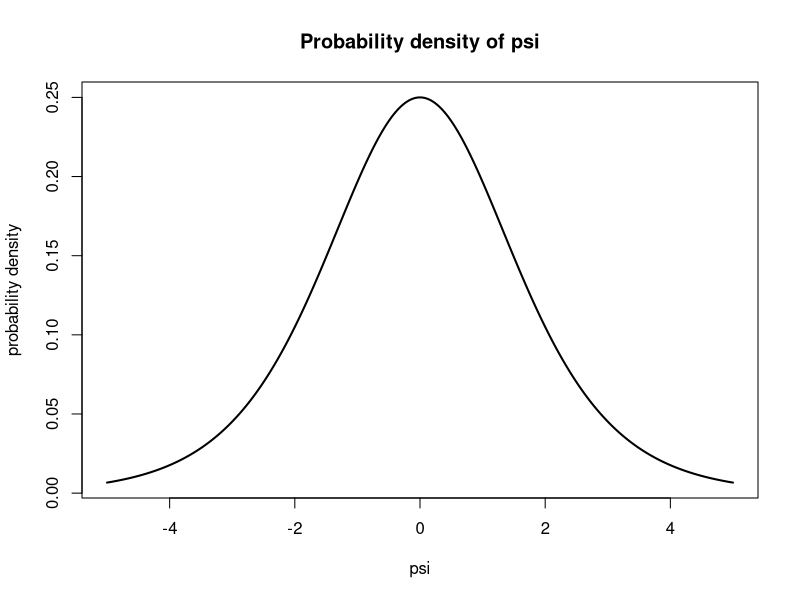
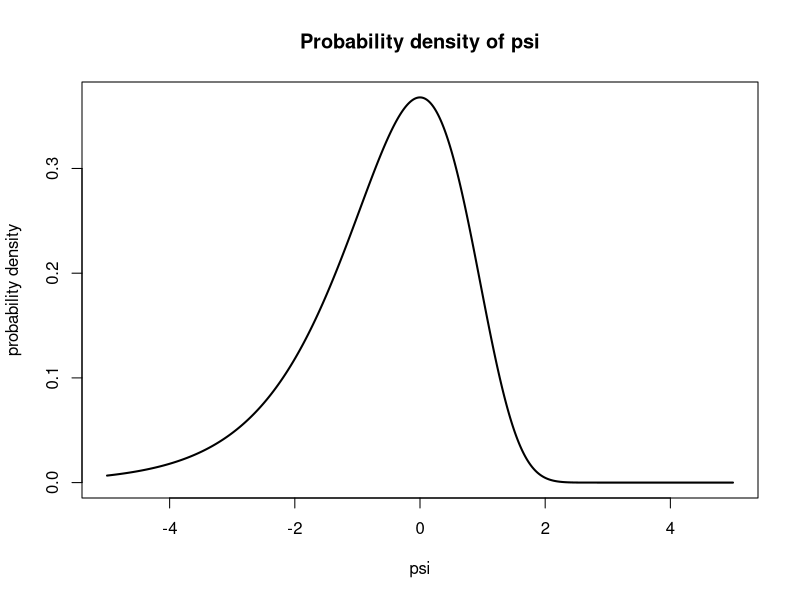
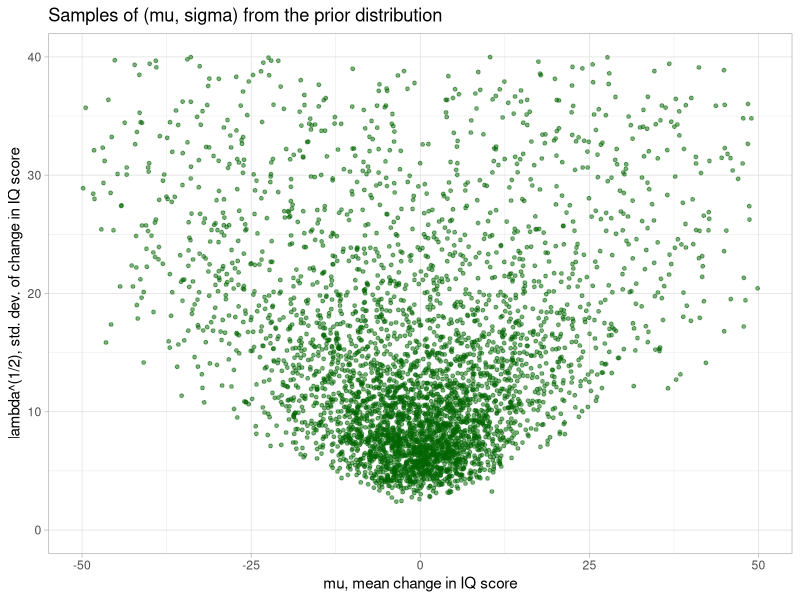

Here is the R script that generated these plots, in order:
## ---- chunk 1
# plot for the case a=b=1
a=1
b=1
psi <- seq(-5,5,length=10000)
p_psi <- (1/beta(a,b)) * exp(a*psi) / ((1+exp(psi))^(a+b))
# make plot
plot(psi, p_psi,
     type='l', lwd=2, # line
     # ylim = c(0,0.3),
     main='Probability density of psi',
     xlab='psi',
     ylab='probability density')

## ---- chunk 2
# plot for the case a=b=1
a=1
b=1
psi <- seq(-5,5,length=10000)
p_psi_2 <- (b^a/gamma(a)) * exp( a*psi - b*exp(psi) )
# make plot
plot(psi, p_psi_2,
     type='l', lwd=2, # line
     # ylim = c(0,0.3),
     main='Probability density of psi',
     xlab='psi',
     ylab='probability density')

## ---- chunk 3
library(ggplot2)
library(tidyverse)

set.seed(2022) # for reproducibility

# input data
# spurters
x <- c(18, 40, 15, 17, 20, 44, 38)
# controls
y <- c(-4, 0, -19, 24, 19, 10, 5, 10, 29, 13, -9, -8, 
       20, -1, 12, 21, -7, 14, 13, 20, 11, 16, 15, 27, 
       23, 36, -33, 34, 13, 11, -19, 21, 6, 25, 30, 22, 
       -28, 15, 26, -1, -2, 43, 23, 22, 25, 16, 10, 29)

# priors
m <- 0
c <- 1
a <- 1/2
b <- 10^2*a

## ---- chunk 4
# define function to compute posteriors
computePosteriors <- function(data, m, c, a, b) {
  n <- length(data)
  M <- (c*m+sum(data)) / (c+n)
  C <- c + n
  A <- a + n/2
  B <- b + (c*m^2 - C*M^2 + sum(data^2))/2
  return(c(M, C, A, B))
}

# define function to draw samples from the NormalGamma distribution
drawNormalGamma <- function(ndraws, params) {
  m <- params[1]
  c <- params[2]
  a <- params[3]
  b <- params[4]
  # first drawing samples from the Gamma distribution
  # and then use each pair of parameters (mean and sd) 
  # to get samples from the Normal distribution 
  
  # Use a,b to get lambda (1/variance) which will be used in rnorm
  lambda <- rgamma(ndraws, a, b)
  mu <- rnorm(ndraws, m, sqrt(1/(c*lambda))) 
  # Note that the rnorm function takes the standard deviation, not the variance
  
  # output: random samples of mu and lambda
  return(data.frame(mu = mu, 
                    lambda = lambda, 
                    sd = 1/sqrt(lambda)))
  # we defined lambda = 1/variance, so compute sd from lambda
}

# draw samples of mu from the posterior distributions 
post_mu_S <- drawNormalGamma(10e6, computePosteriors(x, m, c, a, b))
post_mu_C <- drawNormalGamma(10e6, computePosteriors(y, m, c, a, b))

p <- mean(post_mu_S$mu > post_mu_C$mu)
p

## ---- chunk 5
# spurters
y_prior <- drawNormalGamma(5*10e2, c(m,c,a,b))

ggplot(y_prior) +
  geom_point(aes(x=mu, y=sd), 
             size=1, color='darkgreen', alpha=0.5) +
  scale_x_continuous(limits=c(-50,50),
                     name='mu, mean change in IQ score') + 
  scale_y_continuous(limits=c(0,40),
                     name='lambda^(1/2), std. dev. of change in IQ score') +
  ggtitle(label='Samples of (mu, sigma) from the prior distribution') +
  theme_light() + 
  NULL

